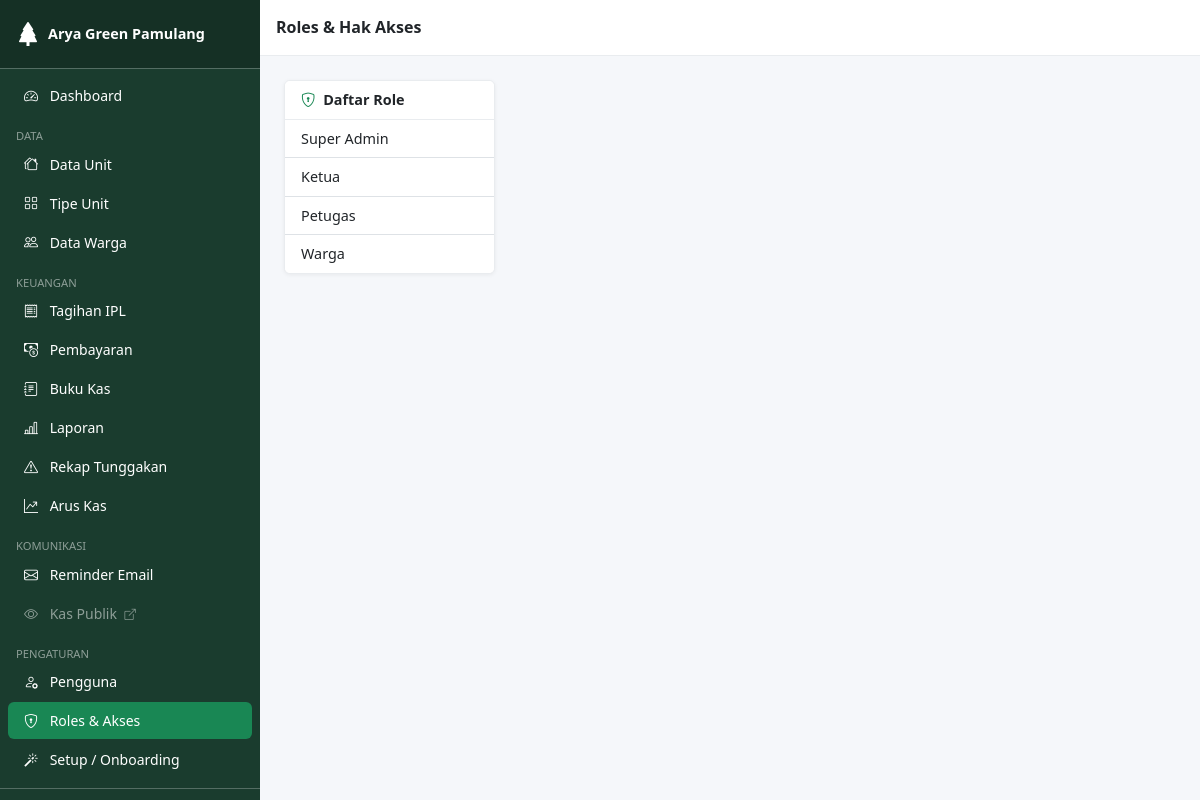
Page /pages/roles/index.php (signed in) on the committed database.
### tables this page shows
CREATE TABLE `roles` (
  `id`         INT UNSIGNED AUTO_INCREMENT PRIMARY KEY,
  `name`       VARCHAR(50) NOT NULL UNIQUE,
  `label`      VARCHAR(100) NOT NULL,
  `created_at` TIMESTAMP DEFAULT CURRENT_TIMESTAMP
);

### includes/functions.php (called while the page is built, shortened)
<?php
function e(mixed $v): string {
    return htmlspecialchars((string)$v, ENT_QUOTES | ENT_SUBSTITUTE, 'UTF-8');
}

### pages/roles/index.php (the view, shortened to what this page needs)
<?php
require_once __DIR__ . '/../../includes/functions.php';
$db = db();
$roles = $db->query('SELECT * FROM roles ORDER BY id')->fetch_all(MYSQLI_ASSOC);
$sel_role_id = (int)($_GET['role_id'] ?? ($roles[0]['id'] ?? 0));
include __DIR__ . '/../../includes/header.php';
include __DIR__ . '/../../includes/sidebar.php';
?>
<div class="content-wrapper">
  <div class="topbar d-flex align-items-center px-3 gap-2">
    <h6 class="mb-0 fw-semibold">Roles &amp; Hak Akses</h6>
  </div>
  <div class="main-content">
    <div class="row g-3">
      <div class="col-md-3">
        <div class="card">
          <div class="card-header"><i class="bi bi-shield-lock me-1 text-success"></i> Daftar Role</div>
          <div class="list-group list-group-flush">
            <?php foreach ($roles as $r): ?>
              <a href="index.php?role_id=<?= $r['id'] ?>"
                 class="list-group-item list-group-item-action <?= $sel_role_id===$r['id']?'active':'' ?>">
                <?= e($r['label']) ?>
              </a>
            <?php endforeach; ?>
          </div>
        </div>
      </div>
      <div class="col-md-9">
      </div>
    </div>
  </div>
<?php include __DIR__ . '/../../includes/footer.php'; ?>

### assets/css/style.css (style rules this page uses)
:root { --sidebar-width: 260px; --sidebar-bg: #1a3c2e; --sidebar-hover: #2d6a4f; --topbar-height: 56px; }
body { background: #f5f7fa; font-size: .9rem; }
.content-wrapper { margin-left: var(--sidebar-width); width: calc(100% - var(--sidebar-width)); min-height: 100vh; display: flex; flex-direction: column; }
.topbar { height: var(--topbar-height); background: #fff; border-bottom: 1px solid #e9ecef; position: sticky; top: 0; z-index: 1030; }
.main-content { flex: 1; padding: 1.5rem; }
.card { border: 1px solid #e9ecef; box-shadow: 0 1px 4px rgba(0,0,0,.06); }
.card-header { background: #fff; border-bottom: 1px solid #e9ecef; font-weight: 600; }

### rows in the picture
roles: label "Super Admin"
roles: label "Ketua"
roles: label "Petugas"
roles: label "Warga"

### other values in the picture
APP_NAME "Arya Green Pamulang"
